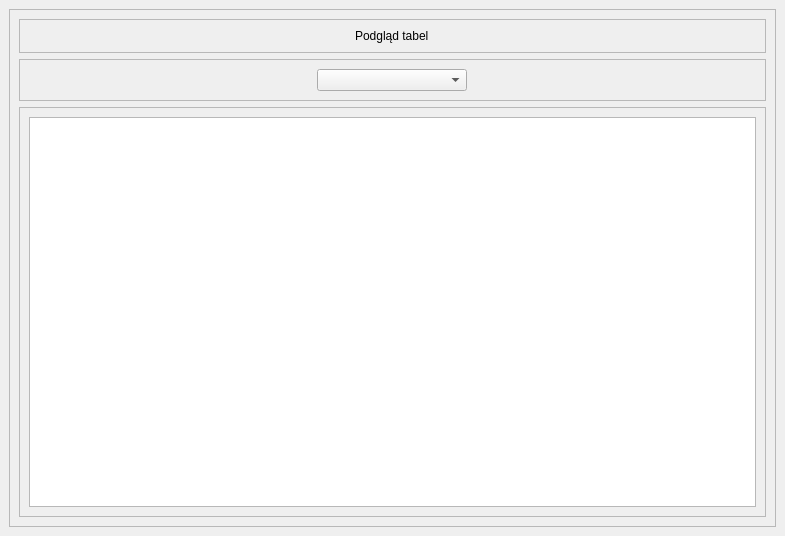
<?xml version="1.0" encoding="UTF-8"?>
<ui version="4.0">
 <class>tablePreview</class>
 <widget class="QMainWindow" name="tablePreview">
  <property name="geometry">
   <rect>
    <x>0</x>
    <y>0</y>
    <width>785</width>
    <height>536</height>
   </rect>
  </property>
  <property name="minimumSize">
   <size>
    <width>657</width>
    <height>415</height>
   </size>
  </property>
  <property name="windowTitle">
   <string>Bazofuzja - podgląd</string>
  </property>
  <widget class="QWidget" name="centralwidget">
   <layout class="QHBoxLayout" name="horizontalLayout">
    <item>
     <widget class="QFrame" name="frame">
      <property name="frameShape">
       <enum>QFrame::StyledPanel</enum>
      </property>
      <property name="frameShadow">
       <enum>QFrame::Raised</enum>
      </property>
      <layout class="QVBoxLayout" name="verticalLayout">
       <item>
        <widget class="QFrame" name="frame_4">
         <property name="frameShape">
          <enum>QFrame::StyledPanel</enum>
         </property>
         <property name="frameShadow">
          <enum>QFrame::Raised</enum>
         </property>
         <layout class="QHBoxLayout" name="horizontalLayout_2">
          <item alignment="Qt::AlignHCenter">
           <widget class="QLabel" name="label">
            <property name="text">
             <string>Podgląd tabel</string>
            </property>
           </widget>
          </item>
         </layout>
        </widget>
       </item>
       <item>
        <widget class="QFrame" name="frame_3">
         <property name="frameShape">
          <enum>QFrame::StyledPanel</enum>
         </property>
         <property name="frameShadow">
          <enum>QFrame::Raised</enum>
         </property>
         <layout class="QHBoxLayout" name="horizontalLayout_3">
          <item>
           <widget class="QComboBox" name="tableSelected">
            <property name="maximumSize">
             <size>
              <width>150</width>
              <height>16777215</height>
             </size>
            </property>
           </widget>
          </item>
         </layout>
        </widget>
       </item>
       <item>
        <widget class="QFrame" name="frame_2">
         <property name="frameShape">
          <enum>QFrame::StyledPanel</enum>
         </property>
         <property name="frameShadow">
          <enum>QFrame::Raised</enum>
         </property>
         <layout class="QHBoxLayout" name="horizontalLayout_4">
          <item>
           <widget class="QTableWidget" name="tablePreviewWidget"/>
          </item>
         </layout>
        </widget>
       </item>
      </layout>
     </widget>
    </item>
   </layout>
  </widget>
 </widget>
 <resources/>
 <connections/>
</ui>
